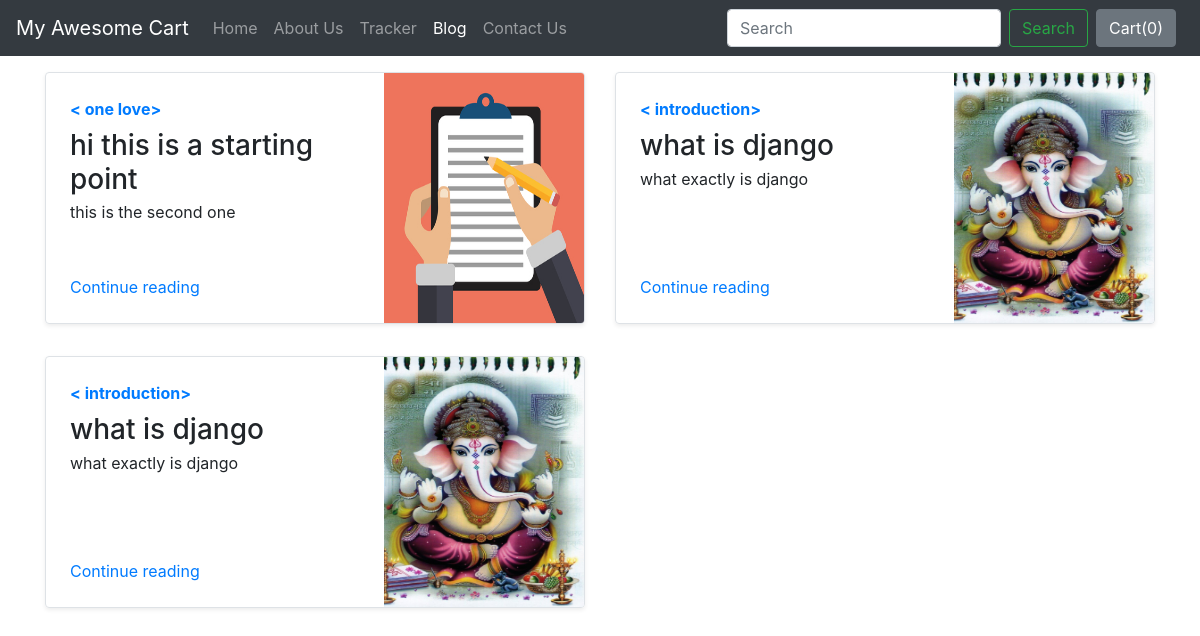
Screenshot of /blog/ with the database file from the repository.
### blog/models.py (models this page shows)
class Blogpost(models.Model):
    post_id = models.AutoField(primary_key= True)
    tilte = models.CharField(max_length=50)
    head0 = models.CharField(max_length=500, default="")
    chead0 = models.CharField(max_length=5000, default="")
    head1 = models.CharField(max_length=500, default="")
    chead1 = models.CharField(max_length=5000, default="")
    head2 = models.CharField(max_length=500, default="")
    chead2 = models.CharField(max_length=5000, default="")
    pub_date = models.DateField()
    thumbnail = models.ImageField(upload_to='shop/images', default="")
    def __str__(self):
        return self.tilte

### blog/views.py (the view)
# urls.py: path('', views.index,name="BlogHome"),
def index(request):
    myposts = Blogpost.objects.all()
    print(myposts)
    return render(request,"blog/index.html",{'myposts':myposts})

### blog/templates/blog/index.html (shortened to what this page needs)
{%extends 'blog/basic.html'%}
{%block body%}
<div class="container mt-3">
  <div class="row my-2">
    {% for item in myposts %}
    <div class="col-md-6">
      <div class="row no-gutters border rounded overflow-hidden flex-md-row mb-4 shadow-sm h-md-250 position-relative">
        <div class="col p-4 d-flex flex-column position-static">
          <strong class="d-inline-block mb-2 text-primary">
            < {{item.head0}}>
          </strong>
          <h3 class="mb-0">{{item.tilte}}</h3>
          <p class="card-text mb-auto">{{item.head1}}</p>
          <a href="blogpost/{{item.post_id}}" class="stretched-link">Continue reading</a>
        </div>
        <div class="col-auto d-none d-lg-block">
          <img src="/media/{{item.thumbnail}}" class="bd-placeholder-img" width="200" height="250"
            aria-label="Placeholder: Thumbnail">
        </div>
      </div>
    </div>
    {% if forloop.counter|divisibleby:2%}
  </div>
  <div class="row my-2">
    {%endif%}
    {%endfor%}</div>
</div>
{%endblock%}

### blog/templates/blog/basic.html (shortened to what this page needs)
<!doctype html>
<html lang="en">
  <head>
    <link rel="stylesheet" href="https://stackpath.bootstrapcdn.com/bootstrap/4.2.1/css/bootstrap.min.css">
  </head>
  <body>
    <nav class="navbar navbar-expand-lg navbar-dark bg-dark">
  <a class="navbar-brand" href="/shop">My Awesome Cart</a>
  <div class="collapse navbar-collapse" id="navbarSupportedContent">
    <ul class="navbar-nav mr-auto">
      <li class="nav-item">
        <a class="nav-link" href="/shop">Home <span class="sr-only">(current)</span></a>
      </li>
      <li class="nav-item">
        <a class="nav-link" href="/shop/about">About Us</a>
      </li>
      <li class="nav-item">
        <a class="nav-link" href="/shop/tracker">Tracker</a>
      </li>
      <li class="nav-item active">
        <a class="nav-link" href="/blog">Blog</a>
      </li>
       <li class="nav-item">
        <a class="nav-link" href="/shop/contact">Contact Us</a>
      </li>
    </ul>
    <form class="form-inline my-2 my-lg-0">
      <input class="form-control mr-sm-2" type="search" placeholder="Search" aria-label="Search">
      <button class="btn btn-outline-success my-2 my-sm-0" type="submit">Search</button>
    </form>
    <button type="button" class="btn btn-secondary mx-2" id="popcart" data-container="body" data-toggle="popover" data-placement="bottom" data-html="true" data-content="Vivamus
sagittis lacus vel augue laoreet rutrum faucibus.">
  Cart(<span id="cart">0</span>)
</button>
  </div>
</nav>
  {% block body %} {% endblock %}
  </body>
</html>

### rows the page displays
Blogpost: head0 "one love", tilte "hi this is a starting point", head1 "this is the second one", thumbnail (picture)
Blogpost: head0 "introduction", tilte "what is django", head1 "what exactly is django", thumbnail (picture)
Blogpost: head0 "introduction", tilte "what is django", head1 "what exactly is django", thumbnail (picture)
